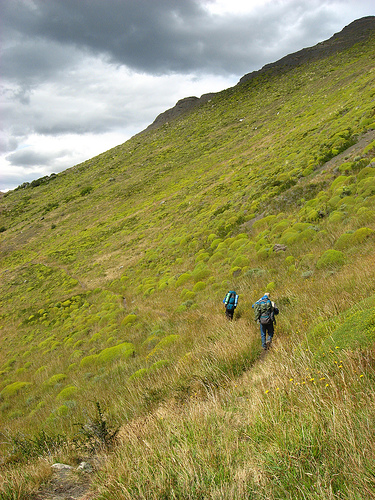
#> input picture gambar_dataset/374176648.jpg, 375 x 500 px, found by its file name
$ jupyter execute pixel.ipynb   (shell and % lines are left out)
#> lines starting #> are read from the running program, lines starting #| are printed output that depends on the picture
<a href="https://colab.research.google.com/github/hanifnurf/TubesTKC_FlickrImage/blob/main/opencv_basic/pixel.ipynb" target="_parent"></a>

[cell 1]
import wget
url = "https://github.com/hanifnurf/TubesTKC_FlickrImage/blob/main/gambar_dataset/374176648.jpg?raw=true"
wget.download(url)

[cell 2]
# import the necessary packages
from matplotlib import pyplot as plt
import argparse
import cv2

[cell 3]
def plt_imshow(title, image):
	# convert the image frame BGR to RGB color space and display it
	image = cv2.cvtColor(image, cv2.COLOR_BGR2RGB)
	plt.imshow(image)
	plt.title(title)
	plt.grid(False)
	plt.show()

[cell 4]
# since we are using Jupyter Notebooks we can replace our argument
# parsing code with *hard coded* arguments and values
args = {
	"image": "374176648.jpg"
}

[cell 5]
# load the image, grab its spatial dimensions (width and height),
# and then display the original image to our screen
image = cv2.imread(args["image"])
#> image is the input picture: shape (500, 375, 3); mean B, G, R 86.8, 144, 147.7
(h, w) = image.shape[:2]
#> h = 500; w = 375
plt_imshow("Original", image)

[cell 6]
# images are simply NumPy arrays -- with the origin (0, 0) located at
# the top-left of the image
(b, g, r) = image[0, 0]
#> b = 161; g = 139; r = 133
print("Pixel at (0, 0) - Red: {}, Green: {}, Blue: {}".format(r, g, b))
#| Pixel at (0, 0) - Red: 133, Green: 139, Blue: 161

# access the pixel located at x=50, y=20
(b, g, r) = image[20, 50]
#> b = 137; g = 127; r = 110
print("Pixel at (50, 20) - Red: {}, Green: {}, Blue: {}".format(r, g, b))
#| Pixel at (50, 20) - Red: 110, Green: 127, Blue: 137

# update the pixel at (50, 20) and set it to red
image[20, 50] = (0, 0, 255)
(b, g, r) = image[20, 50]
#> b = 0; g = 0; r = 255
print("Pixel at (50, 20) - Red: {}, Green: {}, Blue: {}".format(r, g, b))
#| Pixel at (50, 20) - Red: 255, Green: 0, Blue: 0

[cell 7]
# compute the center of the image, which is simply the width and height
# divided by two
(cX, cY) = (w // 2, h // 2)
#> cX = 187; cY = 250

# since we are using NumPy arrays, we can apply array slicing to grab
# large chunks/regions of interest from the image -- here we grab the
# top-left corner of the image
tl = image[0:cY, 0:cX]
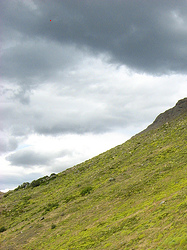
#> tl: shape (250, 187, 3); mean B, G, R 141.8, 166.1, 161.6
plt_imshow("Top-Left Corner", tl)

[cell 8]
# in a similar fashion, we can crop the top-right, bottom-right, and
# bottom-left corners of the image and then display them to our
# screen
tr = image[0:cY, cX:w]
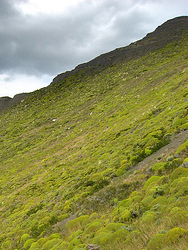
#> tr: shape (250, 188, 3); mean B, G, R 89.6, 145.4, 144.5
br = image[cY:h, cX:w]
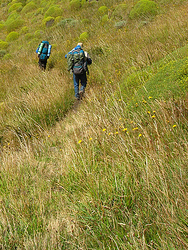
#> br: shape (250, 188, 3); mean B, G, R 61.7, 134.3, 144.6
bl = image[cY:h, 0:cX]
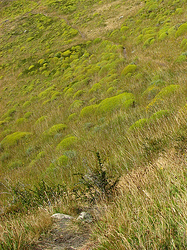
#> bl: shape (250, 187, 3); mean B, G, R 54.4, 130.1, 140.1
plt_imshow("Top-Right Corner", tr)
plt_imshow("Bottom-Right Corner", br)
plt_imshow("Bottom-Left Corner", bl)

[cell 9]
# set the top-left corner of the original image to be green
image[0:cY, 0:cX] = (0, 255, 0)
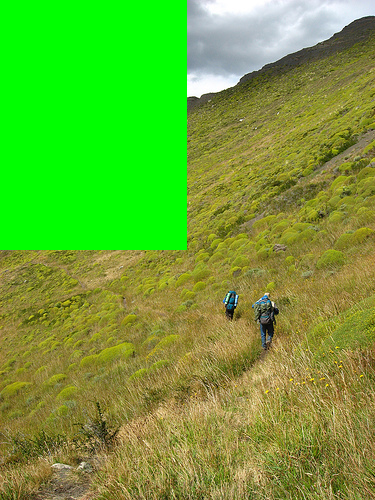
#> image: shape (500, 375, 3); mean B, G, R 51.5, 166.1, 107.4

# Show our updated image
plt_imshow("Updated", image)

$ run again, with gambar_dataset/58363928.jpg copied over gambar_dataset/374176648.jpg
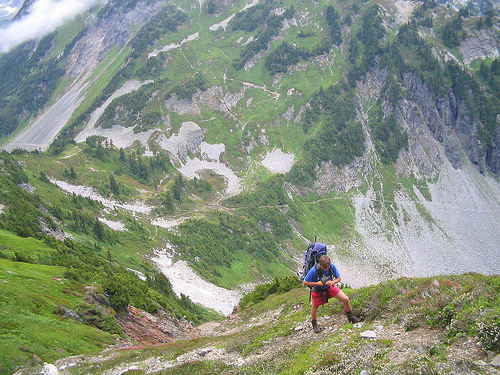
#> input picture gambar_dataset/58363928.jpg, 500 x 375 px, found by its file name
#> image is the input picture: shape (375, 500, 3); mean B, G, R 127.5, 144.6, 134.5
#> `(b, g, r) = image[0, 0]`: b = 230; g = 205; r = 201
#| Pixel at (0, 0) - Red: 201, Green: 205, Blue: 230
#> `(b, g, r) = image[20, 50]`: b = 255; g = 243; r = 241
#| Pixel at (50, 20) - Red: 241, Green: 243, Blue: 255
#> `(b, g, r) = image[20, 50]`: b = 0; r = 255
#| Pixel at (50, 20) - Red: 255, Green: 0, Blue: 0
#> `bl = image[cY:h, 0:cX]`:
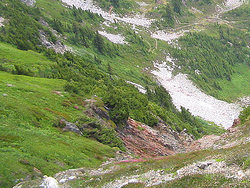
#> bl: shape (188, 250, 3); mean B, G, R 97.8, 139, 128.8
#> `image[0:cY, 0:cX] = (0, 255, 0)`:
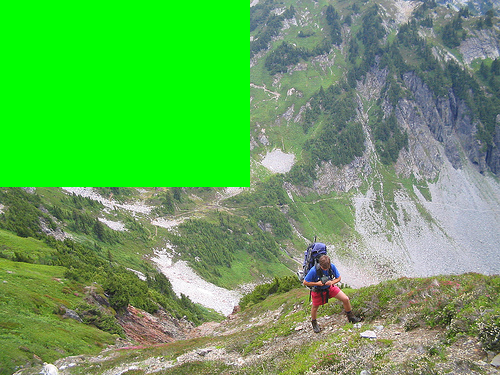
#> image: shape (375, 500, 3); mean B, G, R 89.9, 169.6, 99
